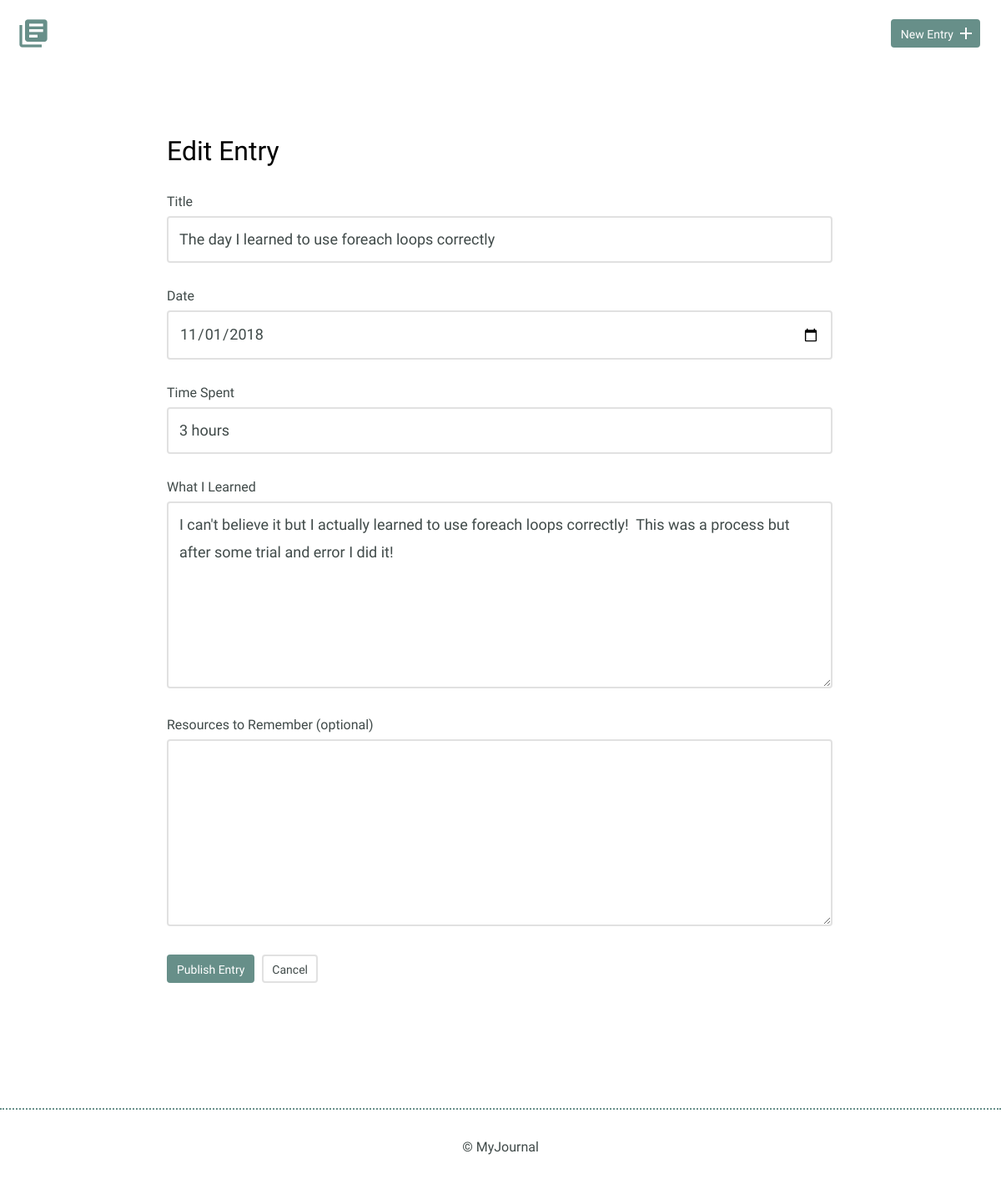
The page /edit.php?id=3 on the database its author committed.
### tables this page shows
CREATE TABLE "entries" (
	`id`	INTEGER,
	`title`	TEXT,
	`date`	TEXT,
	`time_spent`	INTEGER,
	`learned`	BLOB,
	`resources`	BLOB,
	PRIMARY KEY(`id`)
);

### edit.php (the view, shortened to what this page needs)
<?php
require_once("database.php");
if(!empty($_GET['id'])) {
	$entry_id = intval($_GET['id']);
}
try {
	$results = $db->prepare('select * from entries where id = ?');
	$results->bindParam(1, $entry_id);
	$results->execute();
} catch(Exception $e) {
	echo $e->getMessage();
	die();
}
$entry = $results->fetch(PDO::FETCH_ASSOC);
?>
<!DOCTYPE html>
<html>
    <head>
        <link rel="stylesheet" href="css/normalize.css">
        <link rel="stylesheet" href="css/site.css">
    </head>
    <body>
		<?php include "inc/header.php"; ?>
        <section>
            <div class="container">
                <div class="edit-entry">
					<?php if (isset($alert)) { echo $alert; }
					if ($entry) {
						if (isset($_POST["title"])) {
							$temp_title = $_POST["title"];
						} else {
							$temp_title = $entry["title"];
						}
						if (isset($_POST["date"])) {
							$temp_date = $_POST["date"];
						} else {
							$temp_date = $entry["date"];
						}
						if (isset($_POST["timeSpent"])) {
							$temp_time = $_POST["timeSpent"];
						} else {
							$temp_time = $entry["time_spent"];
						}
						if (isset($_POST["whatILearned"])) {
							$temp_learned = $_POST["whatILearned"];
						} else {
							$temp_learned = $entry["learned"];
						}
						if (isset($_POST["ResourcesToRemember"])) {
							$temp_resources = $_POST["ResourcesToRemember"];
						} else {
							$temp_resources = $entry["resources"];
						}
					echo <<< EOT
                    <h2>Edit Entry</h2>
					<form action="edit.php?id=$entry[id]" method="post">
						<input type="hidden" id="id" name="id" value="$entry[id]">
                        <label for="title"> Title</label>
                        <input id="title" type="text" name="title" value="{$temp_title}"><br>
                        <label for="date">Date</label>
                        <input id="date" type="date" name="date" value="{$temp_date}"><br>
                        <label for="time-spent"> Time Spent</label>
                        <input id="time-spent" type="text" name="timeSpent" value="{$temp_time}"><br>
                        <label for="what-i-learned">What I Learned</label>
                        <textarea id="what-i-learned" rows="5" name="whatILearned">{$temp_learned}</textarea>
                        <label for="resources-to-remember">Resources to Remember (optional)</label>
                        <textarea id="resources-to-remember" rows="5" name="ResourcesToRemember">{$temp_resources}</textarea>
                        <input type="submit" value="Publish Entry" class="button">
                        <a href="index.php" class="button button-secondary">Cancel</a>
                    </form>
EOT;
					} else {
						echo('<h2 style="text-align: center;">Could not find that entry</h2>');
					}
					?>
                </div>
            </div>
        </section>
        <?php include "inc/footer.php"; ?>
    </body>
</html>

### css/site.css (style rules this page uses)
body { font-size: 16px; color: #404a49; font-family: 'Cousine', serif; font-weight: 400; }
.container { margin: 0 auto; padding: 0 25px; }
.button { padding: 8px 10px 6px 10px; background: #678f89; border: 2px solid #678f89; border-radius: 4px; text-decoration: none; color: #FFF; position: relative; text-align: center; font-size: 14px; }
.button.button-secondary { background: #FFF; border: 2px solid #e1e1e1; color: #404a49; }
h1, h2, h3 { margin: 0; font-weight: 400; line-height: 1em; color: #000; }
h2 { font-size: 32px; }
.entry-list, .edit-entry, .new-entry { max-width: 800px; margin: 0 auto; padding: 70px 0 150px 0; }
.edit-entry h2, .new-entry h2 { margin-bottom: 35px; }
form label { display: block; margin-bottom: 8px; }
form input[type=text], form input[type=password], form input[type=date], form textarea { border: 2px solid #e1e1e1; font-size: 18px; line-height: 1.8em; padding:10px 13px; margin-bottom: 30px; border-radius: 4px; width: calc(100% - 32px); }
.edit-entry form textarea, .new-entry form textarea { min-height: 200px; }
input[type=submit] { margin-right: 5px; }

### rows shown on the page
entries: title "The day I learned to use foreach loops correctly", date "11/01/2018", timeSpent "3 hours", whatILearned "I can't believe it but I actually learned to use foreach loops correctly! This was a process but after some trial and error I did it!"
